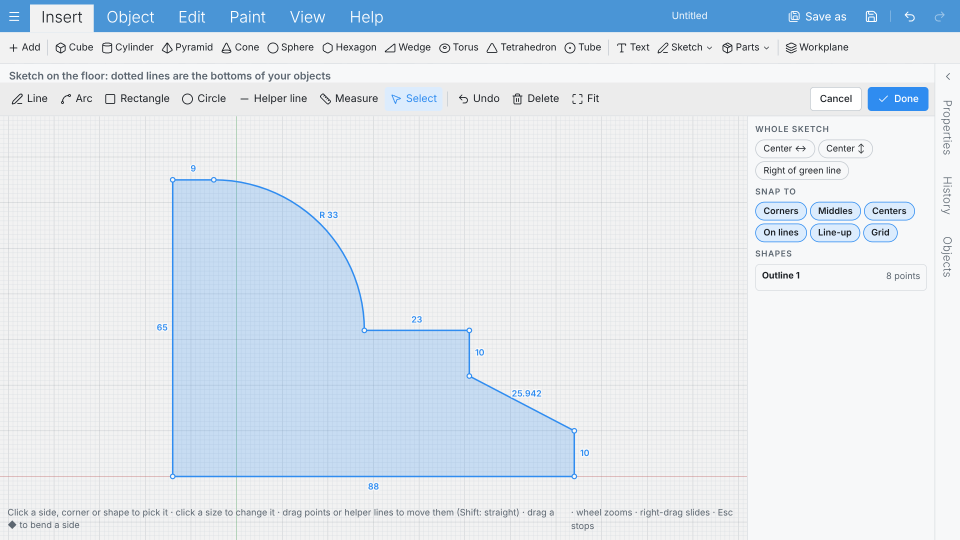
#> input picture source/help/spin-around/s1.png, 1920 x 1080 px (shown at 1/2 size)
$ python make_guide.py
#> lines starting #> are read from the running program, lines starting #| are printed output that depends on the picture
import json, os
HERE = os.path.dirname(os.path.abspath(__file__)); os.chdir(HERE)
from PIL import Image, ImageDraw, ImageFont
M = json.load(open('meta.json')); S = 1.5
#> (reads source/help/spin-around/meta.json from the repository)
FD='/usr/share/fonts/opentype/inter/'
f = lambda n,s: ImageFont.truetype(FD+n, s)
RED=(230,40,40); BLUE=(40,110,210); DARK=(25,35,50)
def ring(im, box, pad=10, w=7):
    d=ImageDraw.Draw(im); x,y,bw,bh=[v*S for v in box]
    d.rounded_rectangle([x-pad,y-pad,x+bw+pad,y+bh+pad], 18, outline=RED, width=w)
def arrow(im, frm, to, w=8, label=None, side='left'):
    d=ImageDraw.Draw(im); d.line([frm,to], fill=RED, width=w)
    import math; a=math.atan2(to[1]-frm[1], to[0]-frm[0])
    for s in (0.45,-0.45): d.line([to,(to[0]-40*math.cos(a+s), to[1]-40*math.sin(a+s))], fill=RED, width=w)
    if label:
        ft=f('Inter-Bold.otf',40); tw=ft.getlength(label)
        x = frm[0]-tw-16 if side=='left' else frm[0]+16
        d.rounded_rectangle([x-14,frm[1]-34,x+tw+14,frm[1]+30], 14, fill=(255,255,255), outline=RED, width=4)
        d.text((x,frm[1]-28), label, font=ft, fill=RED)
def badge(d, x, y, n):
    d.ellipse([x,y,x+76,y+76], fill=BLUE); ft=f('InterDisplay-Bold.otf',48)
    d.text((x+38-ft.getlength(str(n))/2, y+8), str(n), font=ft, fill='white')

s1=Image.open('s1.png').convert('RGB'); s1b=s1.copy(); s2=Image.open('s2.png').convert('RGB'); s3=Image.open('s3.png').convert('RGB'); s4=Image.open('s4.png').convert('RGB')
#> further down, s1 is the input picture: PIL image 1920x1080 RGB; mean R, G, B 220.8, 229.4, 237.7
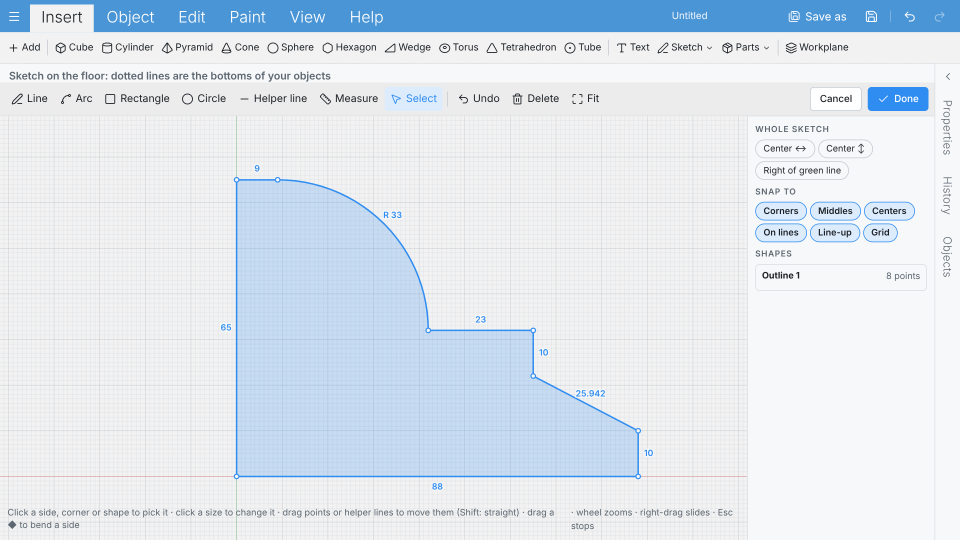
#> input picture source/help/spin-around/s2.png, 1920 x 1080 px (shown at 1/2 size)
#> further down, s2 is the input picture: PIL image 1920x1080 RGB; mean R, G, B 220.8, 229.4, 237.7
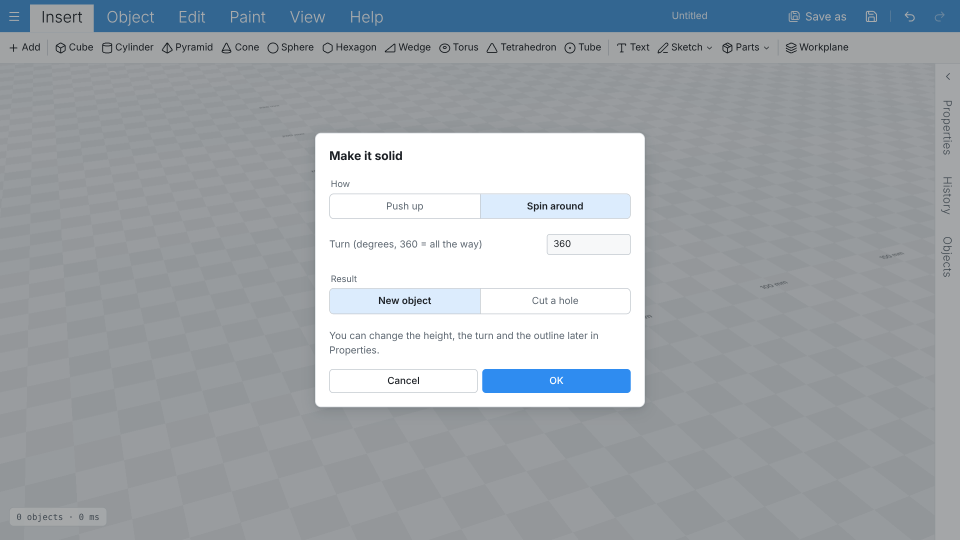
#> input picture source/help/spin-around/s3.png, 1920 x 1080 px (shown at 1/2 size)
#> further down, s3 is the input picture: PIL image 1920x1080 RGB; mean R, G, B 160.1, 166.4, 171.9
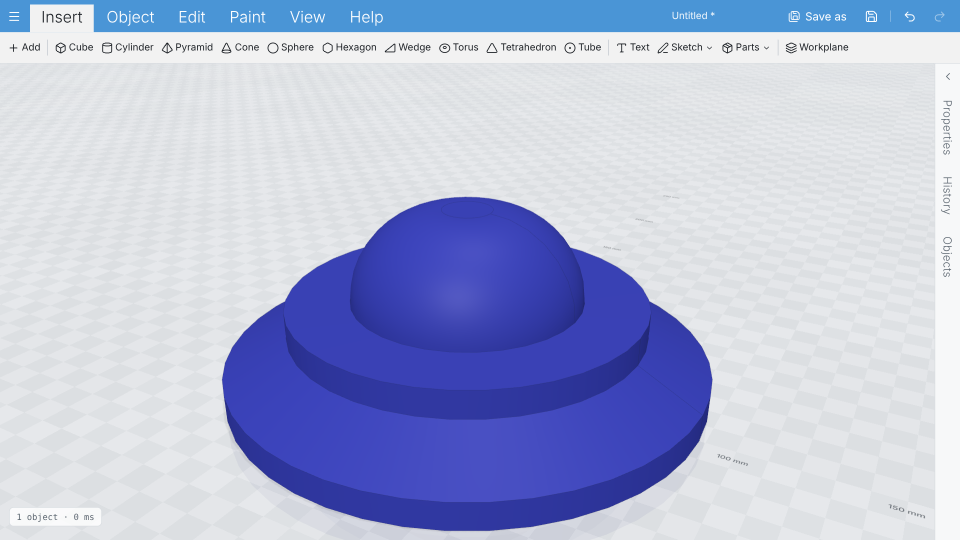
#> input picture source/help/spin-around/s4.png, 1920 x 1080 px (shown at 1/2 size)
#> further down, s4 is the input picture: PIL image 1920x1080 RGB; mean R, G, B 178.7, 186.1, 217.5
gx = M['green'][0]*S
# step 1: the green line
d=ImageDraw.Draw(s1); d.line([(gx,170),(gx,780)], fill=(40,190,70), width=6)
arrow(s1, (gx+430, 820), (gx+8, 700), label='Green line = what it spins around', side='right')
# step 2: the button
ring(s1b, M['b1'], pad=12)
arrow(s1b, (M['b1'][0]*S-60, M['b1'][1]*S+140), (M['b1'][0]*S-8, M['b1'][1]*S+40), label='Click this')
# step 3: after, plus Done
ring(s2, M['done'], pad=8)
d=ImageDraw.Draw(s2); d.line([(gx,170),(gx,780)], fill=(40,190,70), width=6)
arrow(s2, (gx+430, 820), (gx+10, 700), label='Now it touches the green line', side='right')
# step 4: dialog
ring(s3, M['spin'], pad=8); ring(s3, M['ok'], pad=8)
arrow(s3, (M['spin'][0]*S+M['spin'][2]*S+300, M['spin'][1]*S-60), (M['spin'][0]*S+M['spin'][2]*S+14, M['spin'][1]*S+20), label='Spin around', side='right')
arrow(s3, (M['ok'][0]*S+M['ok'][2]*S+300, M['ok'][1]*S+120), (M['ok'][0]*S+M['ok'][2]*S+14, M['ok'][1]*S+30), label='OK', side='right')

steps = [
 ('Open your sketch (Insert > Sketch, or Properties > Edit sketch).', 'The GREEN line is what the shape spins around. The whole outline must be on ONE side of it. Here it crosses over, so it can\'t spin yet.', s1),
 ('Click an empty spot so nothing is picked.', 'On the right, under WHOLE SKETCH, click "Right of green line".', s1b),
 ('The shape slides over and now touches the green line from the right.', 'Click Done (top right).', s2),
 ('In "Make it solid": click Spin around, leave 360, click OK.', '360 = all the way around. 180 would make half.', s3),
 ('Done! It spun around the green line.', 'You can change the turn or edit the outline later in Properties.', s4),
]
W = 1400; shotW = W - 120
parts=[]
head = Image.new('RGB',(W,230),(46,112,196)); d=ImageDraw.Draw(head)
#> after `head = Image.new('RGB', (W, 230), (46, 112, 196))`:
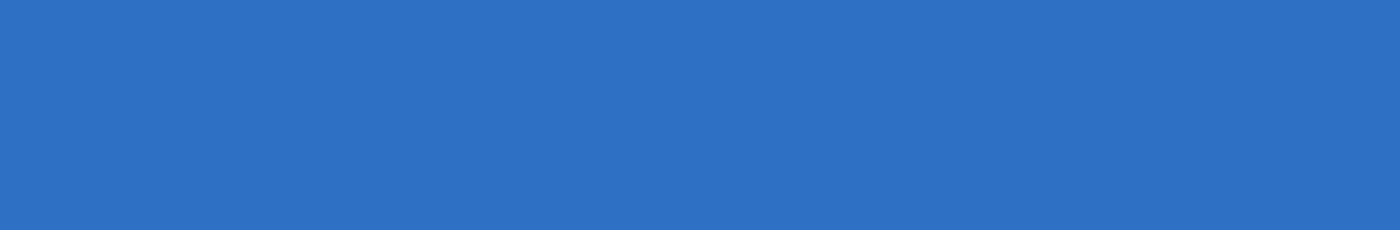
#> head: PIL image 1400x230 RGB; mean R, G, B 46, 112, 196
d.text((60,40),'How to Spin a sketch around', font=f('InterDisplay-ExtraBold.otf',72), fill='white')
d.text((62,135),'3DJames 0.8.5  ·  Check: Help tab shows "0.8.5". If not, close 3DJames and open it again.', font=f('Inter-Medium.otf',30), fill=(225,236,255))
parts.append(head)
for i,(t1,t2,img) in enumerate(steps,1):
    sc = img.resize((shotW, int(img.height*shotW/img.width)), Image.LANCZOS)
    ft2=f('Inter-Regular.otf',30); words=t2.split(); lines=['']
    for w_ in words:
        if ft2.getlength(lines[-1]+' '+w_) > W-220: lines.append(w_)
        else: lines[-1]=(lines[-1]+' '+w_).strip()
    top = 95 + 40*len(lines) + 30
    blk = Image.new('RGB',(W, sc.height+top+60),(246,248,251)); d=ImageDraw.Draw(blk)
    badge(d, 60, 40, i)
    d.text((160,38), t1, font=f('InterDisplay-Bold.otf',38), fill=DARK)
    for j,ln in enumerate(lines): d.text((160,95+40*j), ln, font=ft2, fill=(70,82,100))
    blk.paste(sc, (60,top)); d.rectangle([60,top,60+shotW,top+sc.height], outline=(200,206,216), width=3)
    parts.append(blk)
#> this loop made 5 passes
#> top on passes 1, 2, 4: 205, 165, 165
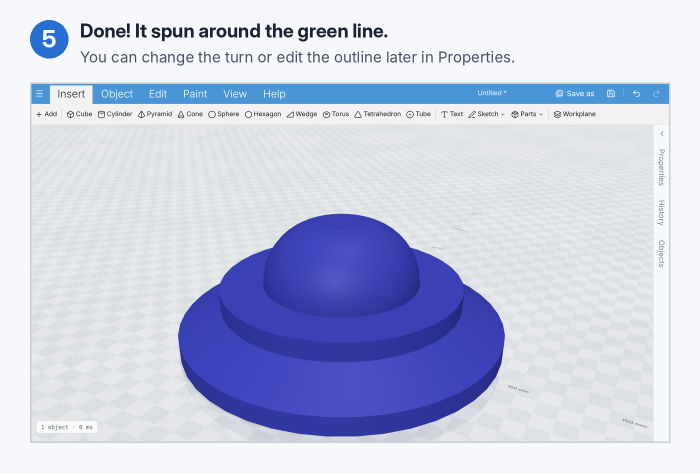
#> blk: PIL image 1400x945 RGB (shown at 1/2 size); mean R, G, B 196.9, 202.7, 225.8
#> after the loop, parts = 6 items
H=sum(p.height for p in parts); out=Image.new('RGB',(W,H),'white'); y=0
#> after `H = sum((p.height for p in parts))`: H = 4995
#> after `out = Image.new('RGB', (W, H), 'white')`: out: PIL image 1400x4995 RGB; every value is 255
for p in parts: out.paste(p,(0,y)); y+=p.height
#> this loop made 6 passes
#> y on passes 1 to 6: 230, 1215, 2160, 3105, 4050, 4995
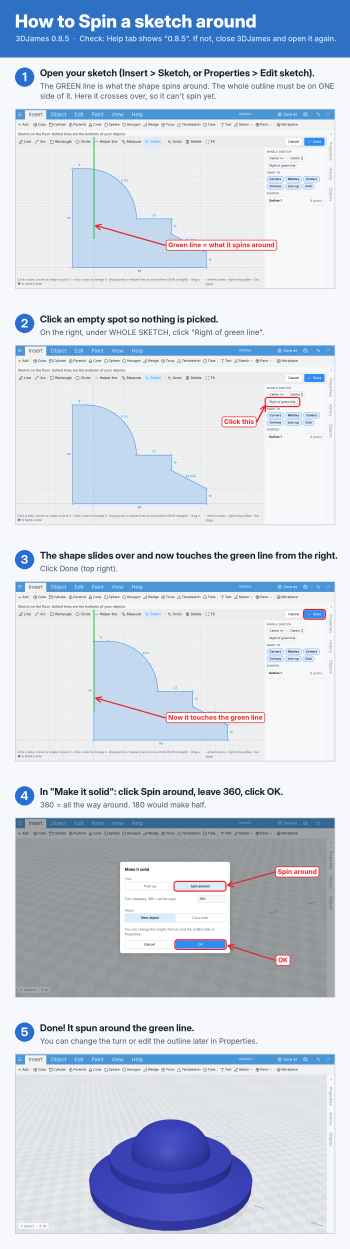
#> out: PIL image 1400x4995 RGB (shown at 1/4 size); mean R, G, B 205.1, 213, 225.7
#> after the loop, y = 4995
out.save('../Spin-around-help.png', optimize=True)
# the single annotated pictures, for the help pages inside the app
for n, (_, _, img) in enumerate(steps, 1):
    im = img.resize((1100, int(img.height * 1100 / img.width)), Image.LANCZOS)
    im.save(f'../img/spin-{n}.jpg', quality=78, optimize=True)
#> this loop made 5 passes
#> pass 3, `im = img.resize((1100, int(img.height * 1100 / img.width)), Image.LANC..`:
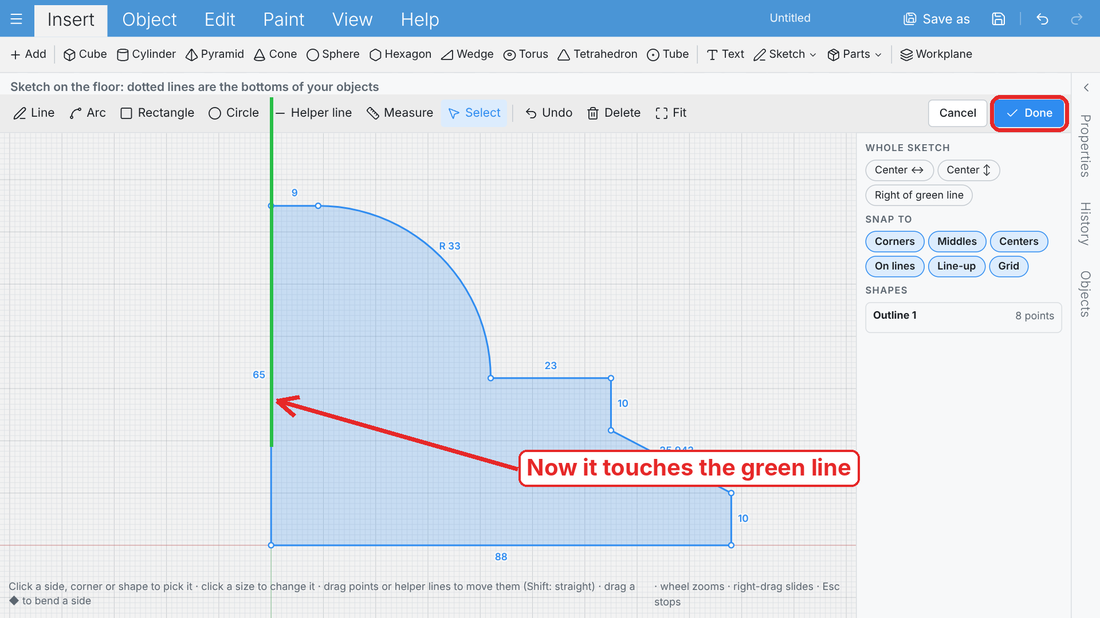
#> im: PIL image 1100x618 RGB; mean R, G, B 221.2, 228.1, 235.9
print(out.size)
#| (1400, 4995)
